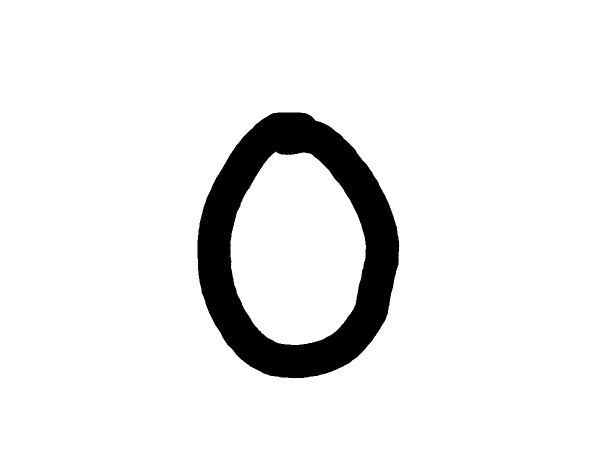
#> input picture BoundingRectangle/Images/img001-023.png, 1200 x 900 px (shown at 1/2 size)
$ python -i helper_data_prep.py   (imports and definitions only)   (older library calls are emulated)
#> lines starting #> are read from the running program, lines starting #| are printed output that depends on the picture; after the words box and inside, x2 and y2 are one past the last pixel; in counts of white or black regions, pixels touching at a corner belong together
# Helpers
# Helper #1: takes as input two bounding rectangles and returns them merged


from skimage.transform import resize
import cv2
import numpy as np
# [180 lines left out: functions union, convert_BW, aspect_ratio, calculate_aspect, top_half_img, lower_half_img and 5 more, not called in this run]
###########################################################################
###########################################################################

###########################################################################
###########################################################################
# Feature 6: Canny Edge
def canny_edge(cropped_image):
    edges = cv2.Canny(image=cropped_image, threshold1=100, threshold2=200) # Canny Edge Detection
    return edges

from skimage import feature
from skimage.feature import hog
#
# ###########################################################################
# ###########################################################################
#
# ###########################################################################
# ###########################################################################
#Feature 7: Local Binary Patterns
# [10 lines left out: function LocalBinaryPatterns, not called in this run]
###########################################################################
###########################################################################


#Feature 7: HOG
def HOG(cropped_image):

    cv2.imwrite(("cropped_temp.png"), cropped_image)

    img1 = cv2.cvtColor(cv2.imread("cropped_temp.png"), cv2.COLOR_BGR2GRAY)
    ret, thresh = cv2.threshold(img1, 127, 255, cv2.THRESH_BINARY_INV)

    cv2.imwrite(("test.png"), thresh)

    # resizing image
    # resized_img = resize(thresh, (8 * 4, 8 * 4))

    # creating hog features
    fd, hog_image = hog(cropped_image, orientations=9, pixels_per_cell=(8, 8),
                        cells_per_block=(2, 2), visualize=True, multichannel=False)

    hog_image = cv2.resize(cropped_image, (32, 32), interpolation=cv2.INTER_AREA)

    return hog_image

###########################################################################
###########################################################################
###########################################################################

>>> import cv2
>>> picture = cv2.imread('../../../BoundingRectangle/Images/img001-023.png')
#> picture is the input picture: shape (900, 1200, 3); 92.2% white; 1 black region, box (x1, y1, x2, y2) and area: (395, 225, 799, 757) 84326
>>> result = HOG(picture)
#> in HOG, `ret, thresh = cv2.threshold(img1, 127, 255, cv2.THRESH_BINARY_INV)`:
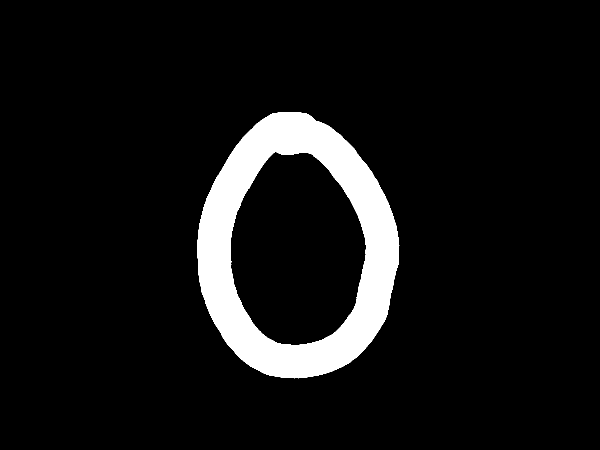
#> thresh: shape (900, 1200) (shown at 1/2 size); 7.8% white; 1 white region, box (x1, y1, x2, y2) and area: (395, 225, 799, 757) 84326
#> (the run stopped early here; a loop or call above may not have finished)

$ run again, on BoundingRectangle/Images/img002-042.png
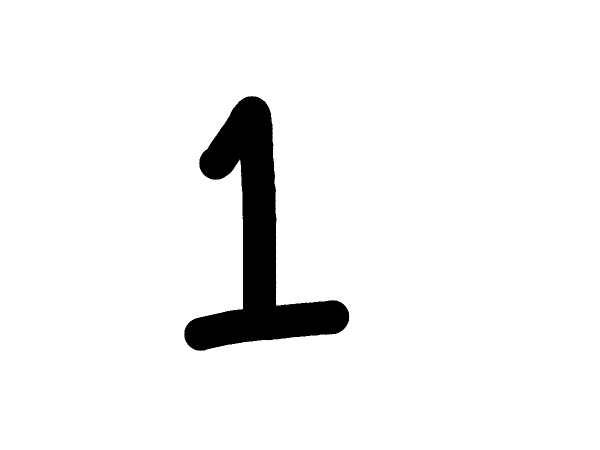
#> input picture BoundingRectangle/Images/img002-042.png, 1200 x 900 px (shown at 1/2 size)
#> picture is the input picture: shape (900, 1200, 3); 94.9% white; 1 black region, box (x1, y1, x2, y2) and area: (368, 192, 699, 702) 55617
#> in HOG, `ret, thresh = cv2.threshold(img1, 127, 255, cv2.THRESH_BINARY_INV)`:
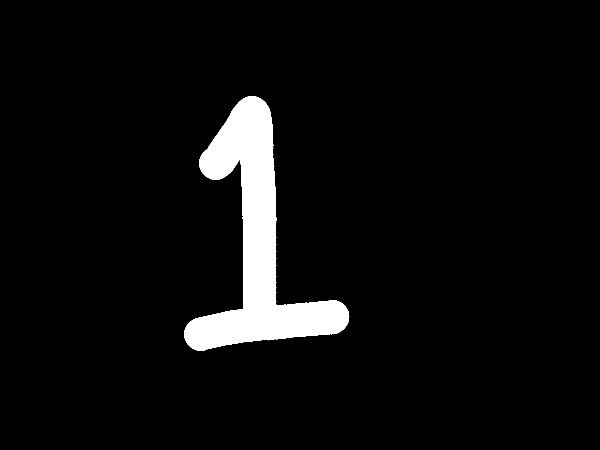
#> thresh: shape (900, 1200) (shown at 1/2 size); 5.1% white; 1 white region, box (x1, y1, x2, y2) and area: (368, 192, 699, 702) 55617

$ run again, on BoundingRectangle/Images/img006-037.png
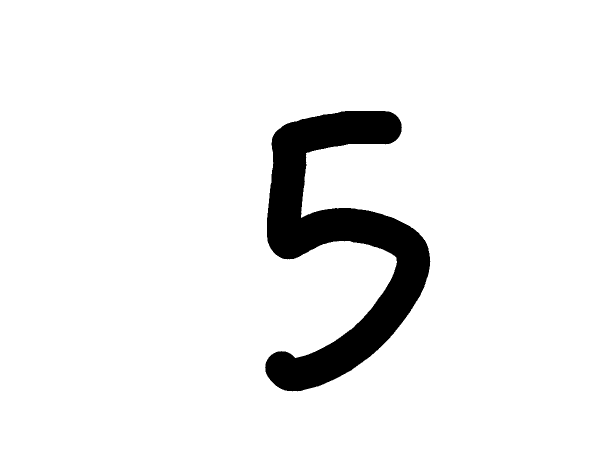
#> input picture BoundingRectangle/Images/img006-037.png, 1200 x 900 px (shown at 1/2 size)
#> picture is the input picture: shape (900, 1200, 3); 93.2% white; 1 black region, box (x1, y1, x2, y2) and area: (530, 222, 861, 783) 73975
#> in HOG, `ret, thresh = cv2.threshold(img1, 127, 255, cv2.THRESH_BINARY_INV)`:
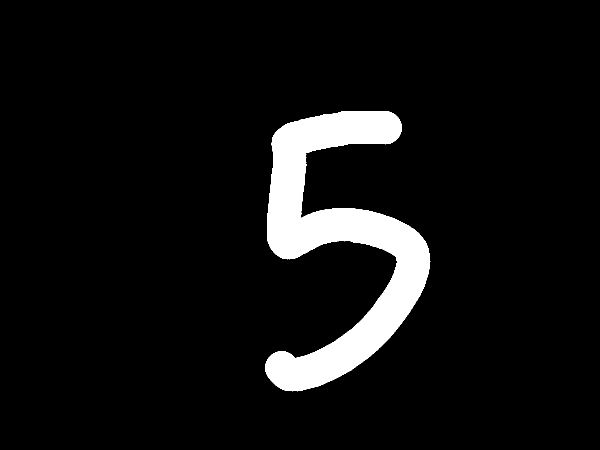
#> thresh: shape (900, 1200) (shown at 1/2 size); 6.8% white; 1 white region, box (x1, y1, x2, y2) and area: (530, 222, 861, 783) 73975

$ run again, on BoundingRectangle/Images/img008-027.png
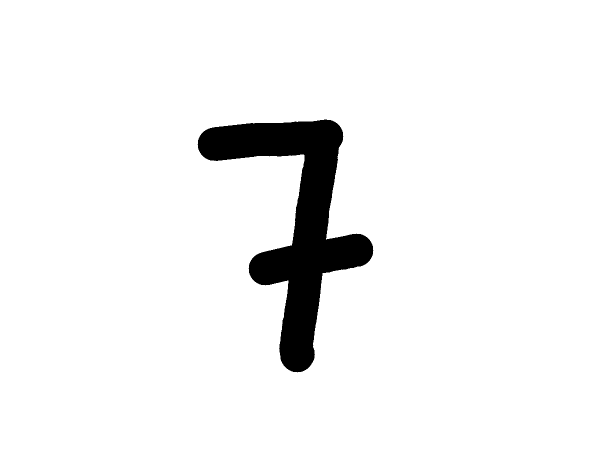
#> input picture BoundingRectangle/Images/img008-027.png, 1200 x 900 px (shown at 1/2 size)
#> picture is the input picture: shape (900, 1200, 3); 94.6% white; 1 black region, box (x1, y1, x2, y2) and area: (395, 239, 747, 745) 58486
#> in HOG, `ret, thresh = cv2.threshold(img1, 127, 255, cv2.THRESH_BINARY_INV)`:
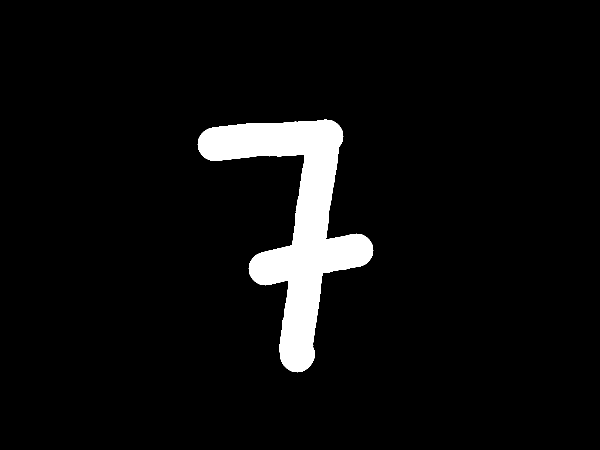
#> thresh: shape (900, 1200) (shown at 1/2 size); 5.4% white; 1 white region, box (x1, y1, x2, y2) and area: (395, 239, 747, 745) 58486
